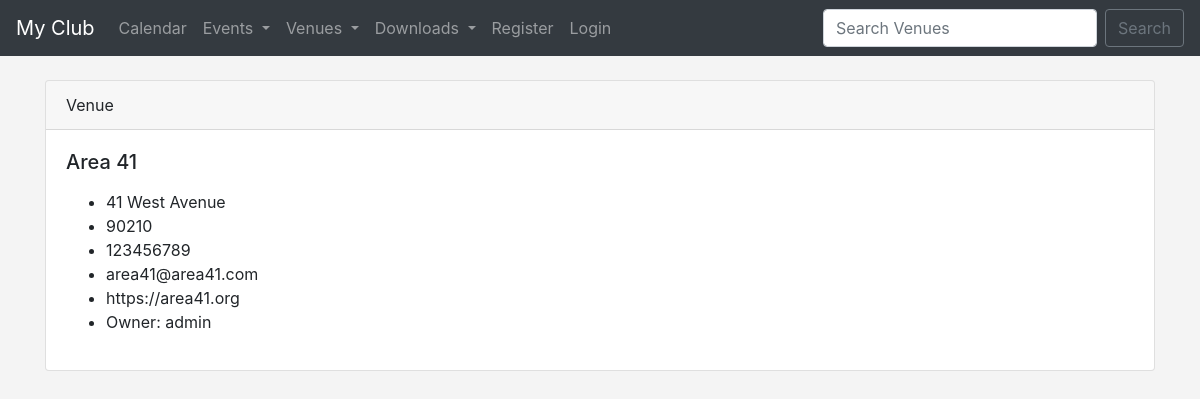
Before: /show_venue/1 with the older database file.
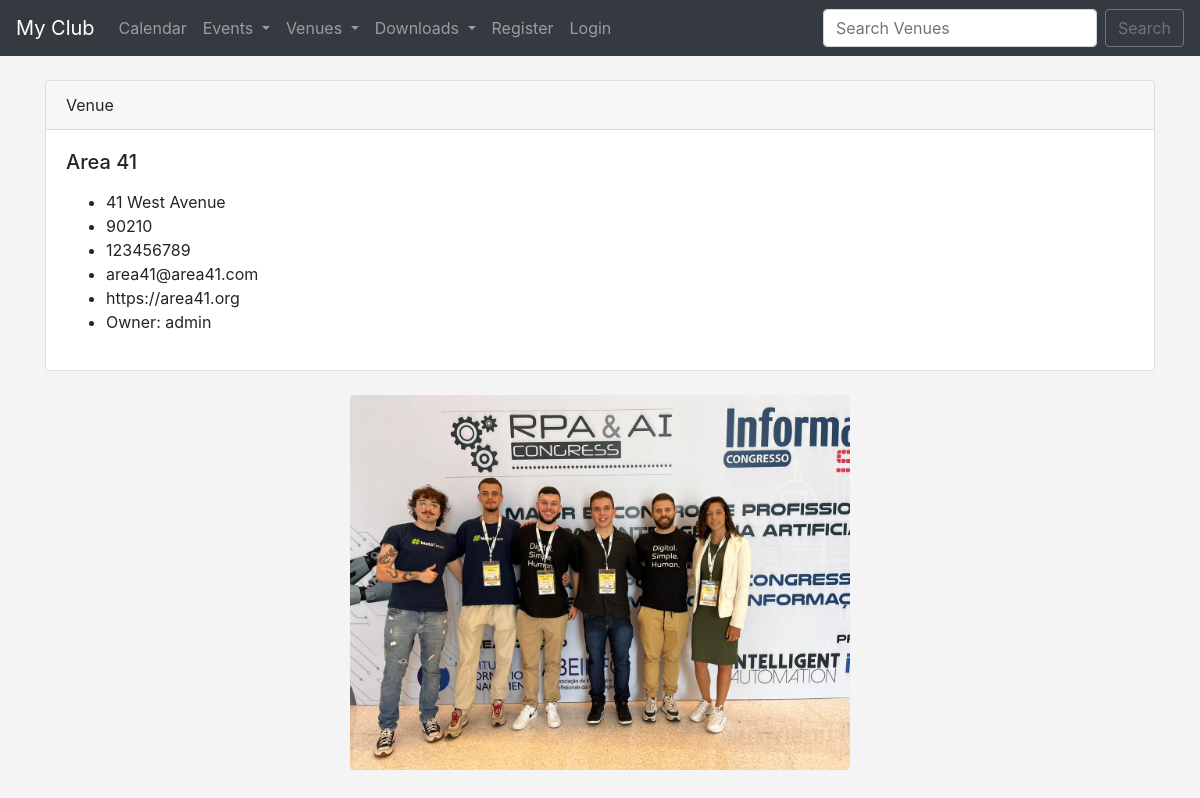
After: the same page with the newer database file.
### events/models.py (models this page shows)
class Venue(models.Model):
    name = models.CharField('Venue name', max_length=128)
    address = models.CharField(max_length=300)
    zip_code = models.CharField('Zip code', max_length=15)
    phone = models.CharField('Contact phone', max_length=15, blank=True)
    web = models.URLField('Website Address', blank=True)
    email_address = models.EmailField('Email Address',blank=True)
    owner = models.IntegerField("Venue Owner", blank=False, default=1)
    venue_image = models.ImageField(null=True, blank=True, upload_to="images/")
    def __str__(self):
        return self.name

### events/views.py (the view)
# urls.py: path('show_venue/<venue_id>', views.show_venue, name='show-venue'),
def show_venue(request, venue_id):
    venue = Venue.objects.get(pk=venue_id)
    venue_owner = User.objects.get(pk=venue.owner)
    return render(request, 'events/show_venue.html', {
        'venue': venue,
        'venue_owner': venue_owner
    })

### events/templates/events/show_venue.html
{% extends 'events/base.html' %}
{% block content %}
    <div class="card">
        <div class="card-header">
            Venue
        </div>
        <div class="card-body">
            <h5 class="card-title">{{ venue }}</h5>
            <p class="card-text">
            <ul>
                <li>{{ venue.address }}</li>
                <li>{{ venue.zip_code }}</li>
                <li>{{ venue.phone }}</li>
                <li>{{ venue.email_address }}</li>
                <li><a href=""></a>{{ venue.web }}</li>
                <li>Owner: {{ venue_owner }}</li>
            </ul>
            </p>
        </div>
    </div>
        <br>
    {% if venue.venue_image %}
        <div class="text-center">
            <img src="{{ venue.venue_image.url }}" alt="Image" class="rounded" width=500>
        </div>
    {% endif %}
{% endblock %}

### events/templates/events/base.html (shortened to what this page needs)
<!doctype html>
<html lang="en">
  <head>
    <link rel="stylesheet" href="https://cdn.jsdelivr.net/npm/bootstrap@4.3.1/dist/css/bootstrap.min.css">
  </head>
  <body>
    {% include 'events/navbar.html' %}
    <br>
    <div class="container">
      {% block content %}
      {% endblock %}
    </div>
  </body>
</html>

### events/templates/events/navbar.html (shortened to what this page needs)
<nav class="navbar navbar-expand-lg navbar-dark bg-dark">
    <a class="navbar-brand" href="{% url 'home' %}">My Club</a>
    <div class="collapse navbar-collapse" id="navbarSupportedContent">
      <ul class="navbar-nav mr-auto">
        <li class="nav-item">
          <a class="nav-link" href="{% url 'home' year='2023' month='March' %}">Calendar</a>
        </li>
        <li class="nav-item dropdown">
          <a class="nav-link dropdown-toggle" href="#" id="navbarDropdown" role="button" data-toggle="dropdown" aria-haspopup="true" aria-expanded="false">
            Events
          </a>
        </li>
        <li class="nav-item dropdown">
          <a class="nav-link dropdown-toggle" href="#" id="navbarDropdown" role="button" data-toggle="dropdown" aria-haspopup="true" aria-expanded="false">
            Venues
          </a>
        </li>
        <li class="nav-item dropdown">
          <a class="nav-link dropdown-toggle" href="#" id="navbarDropdown" role="button" data-toggle="dropdown" aria-haspopup="true" aria-expanded="false">
            Downloads
          </a>
        </li>
        {% if user.is_authenticated %}
          {% if user.is_superuser %}
          <li class="nav-item">
            <a class="nav-link" href="{% url 'admin-approval' %}">Admin Approvals</a>
          </li>
          {% endif %}
          <li class="nav-item">
            <a class="nav-link" href="{% url 'logout' %}">Logout</a>
          </li>
        {% else %}
        <li class="nav-item">
          <a class="nav-link" href="{% url 'register' %}">Register</a>
        </li>
          <li class="nav-item">
            <a class="nav-link" href="{% url 'login' %}">Login</a>
          </li>
        {% endif %}
      </ul>
      <form class="form-inline my-2 my-lg-0" method="POST" action="{% url 'search-venues' %}">
        <input class="form-control mr-sm-2" type="search" placeholder="Search Venues" name="searched" aria-label="Search">
        <button class="btn btn-outline-secondary my-2 my-sm-0" type="submit">Search</button>
      </form>
    </div>
  </nav>

### events/templates/events/base.html (style rules this page uses)
body { background: #f4f4f4; }

Changed rows visible on the page:
changed Venue "Area 41": venue_image: picture added
